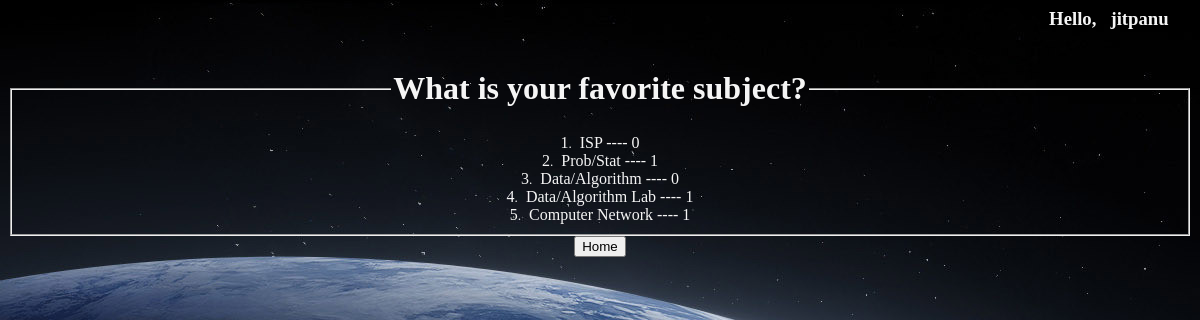
The app's page /polls/2/results/ (signed in) with its own data.
### polls/models.py (models this page shows, shortened)
class Question(models.Model):
    question_text = models.CharField(max_length=200)
    pub_date = models.DateTimeField('date published')
    end_date = models.DateTimeField('date ended', null=True)

class Choice(models.Model):
    question = models.ForeignKey(Question, on_delete=models.CASCADE)
    choice_text = models.CharField(max_length=200)
    @property
    def votes(self):
        return Vote.objects.filter(choice=self).count()

### polls/views.py (the view)
# urls.py: path('<int:pk>/results/', views.ResultsView.as_view(), name='results'),
class ResultsView(generic.DetailView):
    model = Question
    template_name = 'polls/results.html'

### polls/templates/polls/results.html
{% load static %}
<link rel="stylesheet" href="{% static 'polls/style.css' %}">
<h3 style="text-align:right;">Hello,&ensp; {{ request.user }} &emsp;</h3>
<fieldset style="text-align:center">
    <legend><h1>{{ question.question_text }}</h1></legend>
    {% for choice in question.choice_set.all %}
        <list>{{forloop.counter0|add:"1"}}<small>.</small>&ensp;{{choice.choice_text }} ---- {{ choice.votes }} </list><br>
    {% endfor %}
</fieldset>
<center><a href="{% url 'polls:index' %}"> <button type="button">{{"Home"}}</button></center>

### polls/static/polls/style.css (style rules this page uses)
h1, h2, h3 { color: whitesmoke; }
label, table, small { color: whitesmoke; }
a, p { color: salmon; }
list, list a { color: whitesmoke; }

### records on screen
Question: question_text "What is your favorite subject?"
Choice: choice_text "ISP", votes "0"
Choice: choice_text "Prob/Stat", votes "1"
Choice: choice_text "Data/Algorithm", votes "0"
Choice: choice_text "Data/Algorithm Lab", votes "1"
Choice: choice_text "Computer Network", votes "1"

### other values on screen
{{ request.user }} "jitpanu"
{{ "Home" }} "Home"
